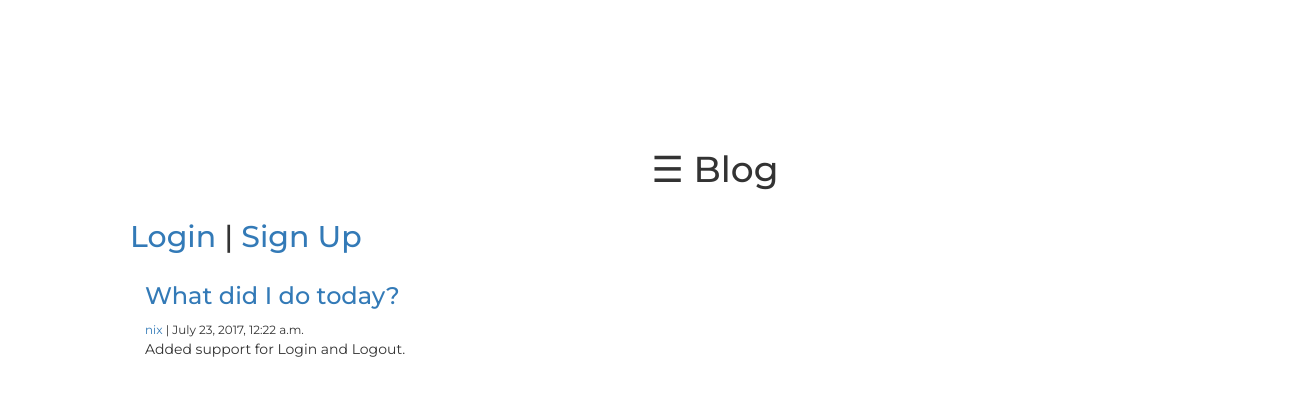
Screenshot of /post/7/ with the database file from the repository.
### content/models.py (models this page shows, shortened)
class Post(models.Model):
	author			=	models.ForeignKey('auth.User')
	title			=	models.CharField(max_length=200)
	text			=	models.TextField()
	created_date	=	models.DateTimeField(default=timezone.now)
	published_date	=	models.DateTimeField(blank=True,	null=True)

### content/views.py (the view)
# urls.py: url(r'^post/(?P<pk>\d+)/$', views.post_detail, name='post_detail'),
def	post_detail(request, pk):
	post = get_object_or_404(Post,	pk=pk)
	return render(request, 'post_detail.html', {'post': post})

### templates/post_detail.html
{% extends 'base.html' %}
{%block content%}
<div>
<h3><a	href="{%url	'post_detail' pk=post.pk%}">{{post.title}}</a></h3> <small><a href="{%url	'post_detail' pk=post.pk%}">{{post.author}}</a> | {{post.created_date}}</small>
<br/>
<p>
	{{post.text}}
</p>
</div>
{%endblock content%}

### templates/snippets/nav.html (style rules this page uses)
body { margin: 0; font-family: 'Lato', sans-serif; }

### templates/snippets/css.html (style rules this page uses)
body { font-family:'Montserrat', sans-serif; }

### rows the page displays
Post: title "What did I do today?", author "nix", created_date "July 23, 2017, 12:22 a.m.", text "Added support for Login and Logout."
